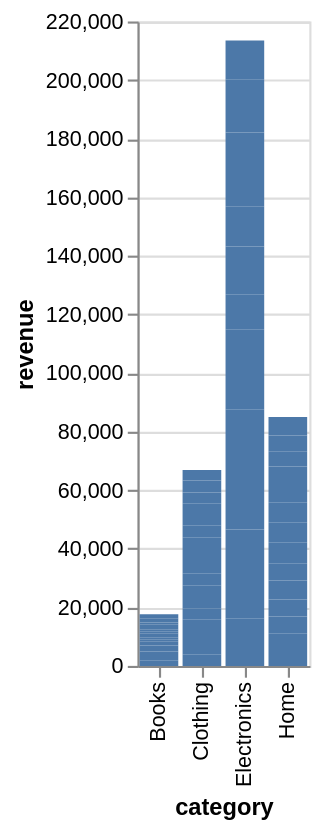

Here is the notebook cell this chart was saved with:
### Markdown cell above
Bar chart - суммарная выручка по категориям:

### Code cell
df.plot.bar(
    x="category",
    y="revenue"
)

### Figure 1 — Vega-Lite specification as saved in the notebook (floating-point values rounded to 4 significant figures)
{"config": {"view": {"continuousWidth": 300, "continuousHeight": 300}}, "data": {"name": "data-72f16699f2a63b25b4313d7a7f8b1760"}, "mark": {"type": "bar", "tooltip": true}, "encoding": {"x": {"field": "category", "type": "nominal"}, "y": {"field": "revenue", "type": "quantitative"}}, "params": [{"name": "param_14", "select": {"type": "interval", "encodings": ["x", "y"]}, "bind": "scales"}], "$schema": "https://vega.github.io/schema/vega-lite/v5.20.1.json", "datasets": {"data-72f16699f2a63b25b4313d7a7f8b1760": [{"date": "2025-09-01T00:00:00", "category": "Electronics", "price": 281.0, "units_sold": 58, "revenue": 16300.0}, {"date": "2025-09-02T00:00:00", "category": "Electronics", "price": 307.1, "units_sold": 49, "revenue": 15050.0}, {"date": "2025-09-03T00:00:00", "category": "Electronics", "price": 303.6, "units_sold": 50, "revenue": 15180.0}, {"date": "2025-09-04T00:00:00", "category": "Clothing", "price": 80.21, "units_sold": 50, "revenue": 4011.0}, {"date": "2025-09-05T00:00:00", "category": "Electronics", "price": 302.4, "units_sold": 47, "revenue": 14220.0}, {"date": "2025-09-06T00:00:00", "category": "Home", "price": 108.8, "units_sold": 47, "revenue": 5114.0}, {"date": "2025-09-07T00:00:00", "category": "Books", "price": 37.38, "units_sold": 52, "revenue": 1944.0}, {"date": "2025-09-08T00:00:00", "category": "Home", "price": 113.6, "units_sold": 53, "revenue": 6021.0}, {"date": "2025-09-09T00:00:00", "category": "Clothing", "price": 68.61, "units_sold": 55, "revenue": 3774.0}, {"date": "2025-09-10T00:00:00", "category": "Home", "price": 103.9, "units_sold": 55, "revenue": 5713.0}, {"date": "2025-09-11T00:00:00", "category": "Books", "price": 29.15, "units_sold": 50, "revenue": 1457.0}, {"date": "2025-09-12T00:00:00", "category": "Electronics", "price": 318.9, "units_sold": 32, "revenue": 10210.0}, {"date": "2025-09-13T00:00:00", "category": "Home", "price": 103.2, "units_sold": 56, "revenue": 5777.0}, {"date": "2025-09-14T00:00:00", "category": "Books", "price": 28.09, "units_sold": 55, "revenue": 1545.0}, {"date": "2025-09-15T00:00:00", "category": "Electronics", "price": 281.8, "units_sold": 59, "revenue": 16630.0}, {"date": "2025-09-16T00:00:00", "category": "Electronics", "price": 314.2, "units_sold": 46, "revenue": 14450.0}, {"date": "2025-09-17T00:00:00", "category": "Electronics", "price": 295.2, "units_sold": 43, "revenue": 12690.0}, {"date": "2025-09-18T00:00:00", "category": "Clothing", "price": 74.81, "units_sold": 55, "revenue": 4114.0}, {"date": "2025-09-19T00:00:00", "category": "Clothing", "price": 86.81, "units_sold": 44, "revenue": 3820.0}, {"date": "2025-09-20T00:00:00", "category": "Electronics", "price": 304.4, "units_sold": 40, "revenue": 12170.0}, {"date": "2025-09-21T00:00:00", "category": "Clothing", "price": 81.37, "units_sold": 49, "revenue": 3987.0}, {"date": "2025-09-22T00:00:00", "category": "Books", "price": 44.58, "units_sold": 45, "revenue": 2006.0}, {"date": "2025-09-23T00:00:00", "category": "Clothing", "price": 87.38, "units_sold": 51, "revenue": 4457.0}, {"date": "2025-09-24T00:00:00", "category": "Clothing", "price": 92.87, "units_sold": 36, "revenue": 3343.0}, {"date": "2025-09-25T00:00:00", "category": "Books", "price": 21.05, "units_sold": 62, "revenue": 1305.0}, {"date": "2025-09-26T00:00:00", "category": "Books", "price": 13.51, "units_sold": 60, "revenue": 810.3}, {"date": "2025-09-27T00:00:00", "category": "Home", "price": 115.8, "units_sold": 56, "revenue": 6486.0}, {"date": "2025-09-28T00:00:00", "category": "Books", "price": 10.59, "units_sold": 54, "revenue": 571.6}, {"date": "2025-09-29T00:00:00", "category": "Books", "price": 34.88, "units_sold": 39, "revenue": 1360.0}, {"date": "2025-09-30T00:00:00", "category": "Books", "price": 13.77, "units_sold": 58, "revenue": 798.8}, {"date": "2025-10-01T00:00:00", "category": "Clothing", "price": 80.38, "units_sold": 51, "revenue": 4099.0}, {"date": "2025-10-02T00:00:00", "category": "Electronics", "price": 286.1, "units_sold": 57, "revenue": 16310.0}, {"date": "2025-10-03T00:00:00", "category": "Clothing", "price": 91.68, "units_sold": 42, "revenue": 3851.0}, {"date": "2025-10-04T00:00:00", "category": "Home", "price": 123.8, "units_sold": 48, "revenue": 5944.0}, {"date": "2025-10-05T00:00:00", "category": "Home", "price": 121.2, "units_sold": 59, "revenue": 7149.0}, {"date": "2025-10-06T00:00:00", "category": "Electronics", "price": 307.2, "units_sold": 44, "revenue": 13520.0}, {"date": "2025-10-07T00:00:00", "category": "Electronics", "price": 307.3, "units_sold": 42, "revenue": 12910.0}, {"date": "2025-10-08T00:00:00", "category": "Books", "price": 9.46, "units_sold": 56, "revenue": 529.9}, {"date": "2025-10-09T00:00:00", "category": "Home", "price": 106.3, "units_sold": 64, "revenue": 6805.0}, {"date": "2025-10-10T00:00:00", "category": "Books", "price": 43.88, "units_sold": 40, "revenue": 1755.0}, {"date": "2025-10-11T00:00:00", "category": "Clothing", "price": 80.31, "units_sold": 55, "revenue": 4417.0}, {"date": "2025-10-12T00:00:00", "category": "Clothing", "price": 66.11, "units_sold": 61, "revenue": 4033.0}, {"date": "2025-10-13T00:00:00", "category": "Clothing", "price": 81.58, "units_sold": 50, "revenue": 4079.0}, {"date": "2025-10-14T00:00:00", "category": "Electronics", "price": 304.0, "units_sold": 41, "revenue": 12460.0}, {"date": "2025-10-15T00:00:00", "category": "Home", "price": 100.8, "units_sold": 68, "revenue": 6853.0}, {"date": "2025-10-16T00:00:00", "category": "Books", "price": 14.58, "units_sold": 50, "revenue": 728.9}, {"date": "2025-10-17T00:00:00", "category": "Clothing", "price": 95.12, "units_sold": 44, "revenue": 4185.0}, {"date": "2025-10-18T00:00:00", "category": "Home", "price": 132.6, "units_sold": 42, "revenue": 5571.0}, {"date": "2025-10-19T00:00:00", "category": "Clothing", "price": 65.14, "units_sold": 51, "revenue": 3322.0}, {"date": "2025-10-20T00:00:00", "category": "Books", "price": 26.11, "units_sold": 50, "revenue": 1305.0}, {"date": "2025-10-21T00:00:00", "category": "Home", "price": 138.6, "units_sold": 48, "revenue": 6652.0}, {"date": "2025-10-22T00:00:00", "category": "Clothing", "price": 88.52, "units_sold": 42, "revenue": 3718.0}, {"date": "2025-10-23T00:00:00", "category": "Home", "price": 139.8, "units_sold": 36, "revenue": 5033.0}, {"date": "2025-10-24T00:00:00", "category": "Home", "price": 104.8, "units_sold": 53, "revenue": 5557.0}, {"date": "2025-10-25T00:00:00", "category": "Clothing", "price": 62.56, "units_sold": 65, "revenue": 4066.0}, {"date": "2025-10-26T00:00:00", "category": "Clothing", "price": 60.29, "units_sold": 60, "revenue": 3617.0}, {"date": "2025-10-27T00:00:00", "category": "Electronics", "price": 289.2, "units_sold": 63, "revenue": 18220.0}, {"date": "2025-10-28T00:00:00", "category": "Electronics", "price": 300.6, "units_sold": 44, "revenue": 13220.0}, {"date": "2025-10-29T00:00:00", "category": "Books", "price": 31.76, "units_sold": 47, "revenue": 1493.0}, {"date": "2025-10-30T00:00:00", "category": "Home", "price": 109.7, "units_sold": 57, "revenue": 6254.0}]}}
